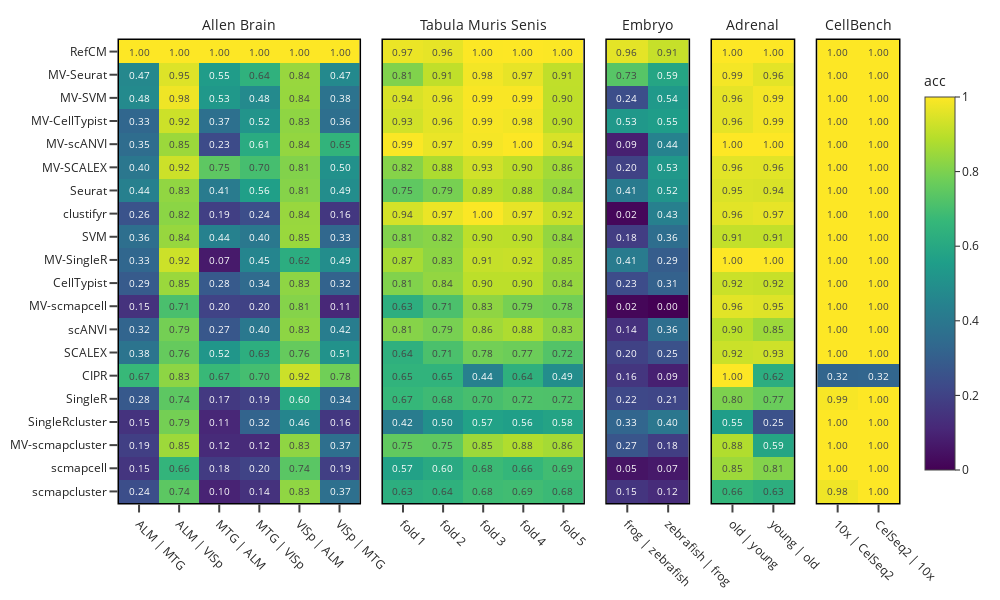

Write notebook code for a chart like this one.
### Code cell
fig = plot_heatmap_panel(
    df,
    datasets=["Allen Brain", "Tabula Muris Senis", "Embryo", "Adrenal", "CellBench"],
    methods=morder,
    reorder_by_mean=False,
    height=600,
    width=1000
)

for ann in fig.layout.annotations:
    ann.yshift = 4

fig.show()
fig.write_image('bench.png', scale=3)

### Figure 1 — Plotly figure (JSON) as saved in the notebook; plotly's stock layout.template omitted (floating-point values rounded to 4 significant figures)
{"data": [{"coloraxis": "coloraxis", "hovertemplate": "method=%{y}<br>task=%{x}<br>acc=%{z:.4f}<extra></extra>", "text": [["1.00", "1.00", "1.00", "1.00", "1.00", "1.00"], ["0.47", "0.95", "0.55", "0.64", "0.84", "0.47"], ["0.48", "0.98", "0.53", "0.48", "0.84", "0.38"], ["0.33", "0.92", "0.37", "0.52", "0.83", "0.36"], ["0.35", "0.85", "0.23", "0.61", "0.84", "0.65"], ["0.40", "0.92", "0.75", "0.70", "0.81", "0.50"], ["0.44", "0.83", "0.41", "0.56", "0.81", "0.49"], ["0.26", "0.82", "0.19", "0.24", "0.84", "0.16"], ["0.36", "0.84", "0.44", "0.40", "0.85", "0.33"], ["0.33", "0.92", "0.07", "0.45", "0.62", "0.49"], ["0.29", "0.85", "0.28", "0.34", "0.83", "0.32"], ["0.15", "0.71", "0.20", "0.20", "0.81", "0.11"], ["0.32", "0.79", "0.27", "0.40", "0.83", "0.42"], ["0.38", "0.76", "0.52", "0.63", "0.76", "0.51"], ["0.67", "0.83", "0.67", "0.70", "0.92", "0.78"], ["0.28", "0.74", "0.17", "0.19", "0.60", "0.34"], ["0.15", "0.79", "0.11", "0.32", "0.46", "0.16"], ["0.19", "0.85", "0.12", "0.12", "0.83", "0.37"], ["0.15", "0.66", "0.18", "0.20", "0.74", "0.19"], ["0.24", "0.74", "0.10", "0.14", "0.83", "0.37"]], "textfont": {"size": 10}, "texttemplate": "%{text}", "type": "heatmap", "x": ["ALM | MTG", "ALM | VISp", "MTG | ALM", "MTG | VISp", "VISp | ALM", "VISp | MTG"], "xaxis": "x", "y": ["RefCM", "MV-Seurat", "MV-SVM", "MV-CellTypist", "MV-scANVI", "MV-SCALEX", "Seurat", "clustifyr", "SVM", "MV-SingleR", "CellTypist", "MV-scmapcell", "scANVI", "SCALEX", "CIPR", "SingleR", "SingleRcluster", "MV-scmapcluster", "scmapcell", "scmapcluster"], "yaxis": "y", "z": [[1, 1, 1, 1, 1, 1], [0.4669, 0.9513, 0.5465, 0.6422, 0.843, 0.4731], [0.4767, 0.9787, 0.5333, 0.4765, 0.8424, 0.382], [0.3308, 0.9237, 0.369, 0.5158, 0.8297, 0.3621], [0.3531, 0.8488, 0.2302, 0.6112, 0.8361, 0.6495], [0.398, 0.9237, 0.7456, 0.7004, 0.8089, 0.5047], [0.4357, 0.8318, 0.4146, 0.5615, 0.8149, 0.489], [0.2564, 0.8237, 0.1884, 0.2408, 0.843, 0.1612], [0.3617, 0.8426, 0.4421, 0.4031, 0.845, 0.3339], [0.3301, 0.9237, 0.07165, 0.4549, 0.6214, 0.4868], [0.286, 0.8473, 0.284, 0.3448, 0.828, 0.316], [0.1463, 0.7073, 0.201, 0.1981, 0.8131, 0.1119], [0.3225, 0.7868, 0.2709, 0.4027, 0.827, 0.4218], [0.3831, 0.7608, 0.5242, 0.6285, 0.7608, 0.5065], [0.6704, 0.8266, 0.6726, 0.6983, 0.9227, 0.7814], [0.2781, 0.7445, 0.167, 0.1943, 0.6028, 0.3398], [0.1492, 0.7868, 0.1072, 0.318, 0.4559, 0.163], [0.1892, 0.8511, 0.1195, 0.1195, 0.8297, 0.3651], [0.1543, 0.6555, 0.1759, 0.2004, 0.7388, 0.1882], [0.2398, 0.7436, 0.09726, 0.1439, 0.8305, 0.3666]]}, {"coloraxis": "coloraxis", "hovertemplate": "method=%{y}<br>task=%{x}<br>acc=%{z:.4f}<extra></extra>", "text": [["0.97", "0.96", "1.00", "1.00", "1.00"], ["0.81", "0.91", "0.98", "0.97", "0.91"], ["0.94", "0.96", "0.99", "0.99", "0.90"], ["0.93", "0.96", "0.99", "0.98", "0.90"], ["0.99", "0.97", "0.99", "1.00", "0.94"], ["0.82", "0.88", "0.93", "0.90", "0.86"], ["0.75", "0.79", "0.89", "0.88", "0.84"], ["0.94", "0.97", "1.00", "0.97", "0.92"], ["0.81", "0.82", "0.90", "0.90", "0.84"], ["0.87", "0.83", "0.91", "0.92", "0.85"], ["0.81", "0.84", "0.90", "0.90", "0.84"], ["0.63", "0.71", "0.83", "0.79", "0.78"], ["0.81", "0.79", "0.86", "0.88", "0.83"], ["0.64", "0.71", "0.78", "0.77", "0.72"], ["0.65", "0.65", "0.44", "0.64", "0.49"], ["0.67", "0.68", "0.70", "0.72", "0.72"], ["0.42", "0.50", "0.57", "0.56", "0.58"], ["0.75", "0.75", "0.85", "0.88", "0.86"], ["0.57", "0.60", "0.68", "0.66", "0.69"], ["0.63", "0.64", "0.68", "0.69", "0.68"]], "textfont": {"size": 10}, "texttemplate": "%{text}", "type": "heatmap", "x": ["fold 1", "fold 2", "fold 3", "fold 4", "fold 5"], "xaxis": "x2", "y": ["RefCM", "MV-Seurat", "MV-SVM", "MV-CellTypist", "MV-scANVI", "MV-SCALEX", "Seurat", "clustifyr", "SVM", "MV-SingleR", "CellTypist", "MV-scmapcell", "scANVI", "SCALEX", "CIPR", "SingleR", "SingleRcluster", "MV-scmapcluster", "scmapcell", "scmapcluster"], "yaxis": "y2", "z": [[0.9724, 0.9641, 0.9989, 0.9994, 0.9962], [0.8066, 0.9066, 0.985, 0.9657, 0.9057], [0.9429, 0.961, 0.9936, 0.9938, 0.9043], [0.9325, 0.9594, 0.9904, 0.9833, 0.9024], [0.9949, 0.9701, 0.9878, 0.9988, 0.943], [0.8152, 0.8768, 0.9318, 0.9023, 0.859], [0.7487, 0.7919, 0.8947, 0.8788, 0.8376], [0.9373, 0.9727, 0.9972, 0.9656, 0.9187], [0.8086, 0.8198, 0.9016, 0.8997, 0.8365], [0.8675, 0.8264, 0.914, 0.9188, 0.8532], [0.807, 0.8356, 0.9002, 0.8993, 0.8402], [0.6271, 0.7119, 0.8289, 0.7901, 0.7828], [0.8149, 0.7931, 0.8554, 0.8775, 0.8289], [0.6353, 0.7098, 0.7837, 0.7742, 0.7246], [0.6488, 0.6481, 0.4366, 0.6361, 0.487], [0.6659, 0.6835, 0.7026, 0.7182, 0.7172], [0.4176, 0.5014, 0.5716, 0.5592, 0.58], [0.7533, 0.7514, 0.8511, 0.8816, 0.8637], [0.5701, 0.6049, 0.6793, 0.661, 0.6892], [0.6268, 0.6383, 0.6847, 0.6903, 0.6779]]}, {"coloraxis": "coloraxis", "hovertemplate": "method=%{y}<br>task=%{x}<br>acc=%{z:.4f}<extra></extra>", "text": [["0.96", "0.91"], ["0.73", "0.59"], ["0.24", "0.54"], ["0.53", "0.55"], ["0.09", "0.44"], ["0.20", "0.53"], ["0.41", "0.52"], ["0.02", "0.43"], ["0.18", "0.36"], ["0.41", "0.29"], ["0.23", "0.31"], ["0.02", "0.00"], ["0.14", "0.36"], ["0.20", "0.25"], ["0.16", "0.09"], ["0.22", "0.21"], ["0.33", "0.40"], ["0.27", "0.18"], ["0.05", "0.07"], ["0.15", "0.12"]], "textfont": {"size": 10}, "texttemplate": "%{text}", "type": "heatmap", "x": ["frog | zebrafish", "zebrafish | frog"], "xaxis": "x3", "y": ["RefCM", "MV-Seurat", "MV-SVM", "MV-CellTypist", "MV-scANVI", "MV-SCALEX", "Seurat", "clustifyr", "SVM", "MV-SingleR", "CellTypist", "MV-scmapcell", "scANVI", "SCALEX", "CIPR", "SingleR", "SingleRcluster", "MV-scmapcluster", "scmapcell", "scmapcluster"], "yaxis": "y3", "z": [[0.9614, 0.9148], [0.7322, 0.5874], [0.2409, 0.5353], [0.5335, 0.5526], [0.08874, 0.4435], [0.1981, 0.5315], [0.4115, 0.516], [0.01779, 0.4338], [0.1804, 0.3593], [0.4148, 0.2933], [0.2343, 0.311], [0.01644, 0], [0.1423, 0.3599], [0.1976, 0.2495], [0.1581, 0.08817], [0.2186, 0.2107], [0.3264, 0.3988], [0.265, 0.1846], [0.05348, 0.06892], [0.1539, 0.1234]]}, {"coloraxis": "coloraxis", "hovertemplate": "method=%{y}<br>task=%{x}<br>acc=%{z:.4f}<extra></extra>", "text": [["1.00", "1.00"], ["0.99", "0.96"], ["0.96", "0.99"], ["0.96", "0.99"], ["1.00", "1.00"], ["0.96", "0.96"], ["0.95", "0.94"], ["0.96", "0.97"], ["0.91", "0.91"], ["1.00", "1.00"], ["0.92", "0.92"], ["0.96", "0.95"], ["0.90", "0.85"], ["0.92", "0.93"], ["1.00", "0.62"], ["0.80", "0.77"], ["0.55", "0.25"], ["0.88", "0.59"], ["0.85", "0.81"], ["0.66", "0.63"]], "textfont": {"size": 10}, "texttemplate": "%{text}", "type": "heatmap", "x": ["old | young", "young | old"], "xaxis": "x4", "y": ["RefCM", "MV-Seurat", "MV-SVM", "MV-CellTypist", "MV-scANVI", "MV-SCALEX", "Seurat", "clustifyr", "SVM", "MV-SingleR", "CellTypist", "MV-scmapcell", "scANVI", "SCALEX", "CIPR", "SingleR", "SingleRcluster", "MV-scmapcluster", "scmapcell", "scmapcluster"], "yaxis": "y4", "z": [[1, 1], [0.9864, 0.9593], [0.9647, 0.9855], [0.9647, 0.9855], [1, 1], [0.9588, 0.9572], [0.9474, 0.9442], [0.9588, 0.9662], [0.9102, 0.9097], [1, 1], [0.921, 0.917], [0.9588, 0.9517], [0.8966, 0.8508], [0.9214, 0.9281], [1, 0.6201], [0.8017, 0.7684], [0.5519, 0.2517], [0.8827, 0.5879], [0.8512, 0.811], [0.6563, 0.6274]]}, {"coloraxis": "coloraxis", "hovertemplate": "method=%{y}<br>task=%{x}<br>acc=%{z:.4f}<extra></extra>", "text": [["1.00", "1.00"], ["1.00", "1.00"], ["1.00", "1.00"], ["1.00", "1.00"], ["1.00", "1.00"], ["1.00", "1.00"], ["1.00", "1.00"], ["1.00", "1.00"], ["1.00", "1.00"], ["1.00", "1.00"], ["1.00", "1.00"], ["1.00", "1.00"], ["1.00", "1.00"], ["1.00", "1.00"], ["0.32", "0.32"], ["0.99", "1.00"], ["1.00", "1.00"], ["1.00", "1.00"], ["1.00", "1.00"], ["0.98", "1.00"]], "textfont": {"size": 10}, "texttemplate": "%{text}", "type": "heatmap", "x": ["10x | CelSeq2", "CelSeq2 | 10x"], "xaxis": "x5", "y": ["RefCM", "MV-Seurat", "MV-SVM", "MV-CellTypist", "MV-scANVI", "MV-SCALEX", "Seurat", "clustifyr", "SVM", "MV-SingleR", "CellTypist", "MV-scmapcell", "scANVI", "SCALEX", "CIPR", "SingleR", "SingleRcluster", "MV-scmapcluster", "scmapcell", "scmapcluster"], "yaxis": "y5", "z": [[1, 1], [1, 1], [1, 1], [1, 1], [1, 1], [1, 1], [1, 1], [1, 1], [1, 1], [1, 1], [1, 1], [1, 1], [0.9995, 1], [0.9995, 1], [0.3221, 0.3246], [0.9903, 1], [1, 1], [1, 1], [0.9995, 1], [0.9776, 1]]}], "layout": {"annotations": [{"font": {"size": 14}, "showarrow": false, "text": "Allen Brain", "x": 0.1542, "xanchor": "center", "xref": "paper", "y": 1, "yanchor": "bottom", "yref": "paper", "yshift": 4}, {"font": {"size": 14}, "showarrow": false, "text": "Tabula Muris Senis", "x": 0.4669, "xanchor": "center", "xref": "paper", "y": 1, "yanchor": "bottom", "yref": "paper", "yshift": 4}, {"font": {"size": 14}, "showarrow": false, "text": "Embryo", "x": 0.6779, "xanchor": "center", "xref": "paper", "y": 1, "yanchor": "bottom", "yref": "paper", "yshift": 4}, {"font": {"size": 14}, "showarrow": false, "text": "Adrenal", "x": 0.8127, "xanchor": "center", "xref": "paper", "y": 1, "yanchor": "bottom", "yref": "paper", "yshift": 4}, {"font": {"size": 14}, "showarrow": false, "text": "CellBench", "x": 0.9476, "xanchor": "center", "xref": "paper", "y": 1, "yanchor": "bottom", "yref": "paper", "yshift": 4}], "coloraxis": {"cmax": 1, "cmin": 0, "colorbar": {"len": 0.9, "title": {"text": "acc"}, "y": 0.5}, "colorscale": [[0, "#440154"], [0.1111, "#482878"], [0.2222, "#3e4989"], [0.3333, "#31688e"], [0.4444, "#26828e"], [0.5556, "#1f9e89"], [0.6667, "#35b779"], [0.7778, "#6ece58"], [0.8889, "#b5de2b"], [1, "#fde725"]]}, "height": 600, "legend": {"bgcolor": "rgba(0,0,0,0)", "borderwidth": 0, "itemsizing": "constant", "orientation": "v", "title": {"text": ""}, "x": 1.02, "xanchor": "left", "y": 1, "yanchor": "top"}, "margin": {"b": 10, "l": 10, "r": 10, "t": 40}, "width": 1000, "xaxis": {"anchor": "y", "domain": [0, 0.3084], "dtick": 1, "linecolor": "black", "linewidth": 1.5, "mirror": true, "showgrid": false, "showline": true, "tickangle": 45, "ticklen": 8, "ticks": "outside", "tickwidth": 2, "zeroline": false}, "xaxis2": {"anchor": "y2", "domain": [0.3384, 0.5954], "dtick": 1, "linecolor": "black", "linewidth": 1.5, "mirror": true, "showgrid": false, "showline": true, "tickangle": 45, "ticklen": 8, "ticks": "outside", "tickwidth": 2, "zeroline": false}, "xaxis3": {"anchor": "y3", "domain": [0.6254, 0.7303], "dtick": 1, "linecolor": "black", "linewidth": 1.5, "mirror": true, "showgrid": false, "showline": true, "tickangle": 45, "ticklen": 8, "ticks": "outside", "tickwidth": 2, "zeroline": false}, "xaxis4": {"anchor": "y4", "domain": [0.7603, 0.8651], "dtick": 1, "linecolor": "black", "linewidth": 1.5, "mirror": true, "showgrid": false, "showline": true, "tickangle": 45, "ticklen": 8, "ticks": "outside", "tickwidth": 2, "zeroline": false}, "xaxis5": {"anchor": "y5", "domain": [0.8951, 1], "dtick": 1, "linecolor": "black", "linewidth": 1.5, "mirror": true, "showgrid": false, "showline": true, "tickangle": 45, "ticklen": 8, "ticks": "outside", "tickwidth": 2, "zeroline": false}, "yaxis": {"anchor": "x", "autorange": "reversed", "categoryarray": ["RefCM", "MV-Seurat", "MV-SVM", "MV-CellTypist", "MV-scANVI", "MV-SCALEX", "Seurat", "clustifyr", "SVM", "MV-SingleR", "CellTypist", "MV-scmapcell", "scANVI", "SCALEX", "CIPR", "SingleR", "SingleRcluster", "MV-scmapcluster", "scmapcell", "scmapcluster"], "categoryorder": "array", "domain": [0, 1], "linecolor": "black", "linewidth": 1.5, "mirror": true, "showgrid": false, "showline": true, "showticklabels": true, "ticklen": 8, "ticks": "outside", "tickwidth": 2, "zeroline": false}, "yaxis2": {"anchor": "x2", "autorange": "reversed", "categoryarray": ["RefCM", "MV-Seurat", "MV-SVM", "MV-CellTypist", "MV-scANVI", "MV-SCALEX", "Seurat", "clustifyr", "SVM", "MV-SingleR", "CellTypist", "MV-scmapcell", "scANVI", "SCALEX", "CIPR", "SingleR", "SingleRcluster", "MV-scmapcluster", "scmapcell", "scmapcluster"], "categoryorder": "array", "domain": [0, 1], "linecolor": "black", "linewidth": 1.5, "mirror": true, "showgrid": false, "showline": true, "showticklabels": false, "ticklen": 0, "ticks": "", "tickwidth": 2, "zeroline": false}, "yaxis3": {"anchor": "x3", "autorange": "reversed", "categoryarray": ["RefCM", "MV-Seurat", "MV-SVM", "MV-CellTypist", "MV-scANVI", "MV-SCALEX", "Seurat", "clustifyr", "SVM", "MV-SingleR", "CellTypist", "MV-scmapcell", "scANVI", "SCALEX", "CIPR", "SingleR", "SingleRcluster", "MV-scmapcluster", "scmapcell", "scmapcluster"], "categoryorder": "array", "domain": [0, 1], "linecolor": "black", "linewidth": 1.5, "mirror": true, "showgrid": false, "showline": true, "showticklabels": false, "ticklen": 0, "ticks": "", "tickwidth": 2, "zeroline": false}, "yaxis4": {"anchor": "x4", "autorange": "reversed", "categoryarray": ["RefCM", "MV-Seurat", "MV-SVM", "MV-CellTypist", "MV-scANVI", "MV-SCALEX", "Seurat", "clustifyr", "SVM", "MV-SingleR", "CellTypist", "MV-scmapcell", "scANVI", "SCALEX", "CIPR", "SingleR", "SingleRcluster", "MV-scmapcluster", "scmapcell", "scmapcluster"], "categoryorder": "array", "domain": [0, 1], "linecolor": "black", "linewidth": 1.5, "mirror": true, "showgrid": false, "showline": true, "showticklabels": false, "ticklen": 0, "ticks": "", "tickwidth": 2, "zeroline": false}, "yaxis5": {"anchor": "x5", "autorange": "reversed", "categoryarray": ["RefCM", "MV-Seurat", "MV-SVM", "MV-CellTypist", "MV-scANVI", "MV-SCALEX", "Seurat", "clustifyr", "SVM", "MV-SingleR", "CellTypist", "MV-scmapcell", "scANVI", "SCALEX", "CIPR", "SingleR", "SingleRcluster", "MV-scmapcluster", "scmapcell", "scmapcluster"], "categoryorder": "array", "domain": [0, 1], "linecolor": "black", "linewidth": 1.5, "mirror": true, "showgrid": false, "showline": true, "showticklabels": false, "ticklen": 0, "ticks": "", "tickwidth": 2, "zeroline": false}}}
